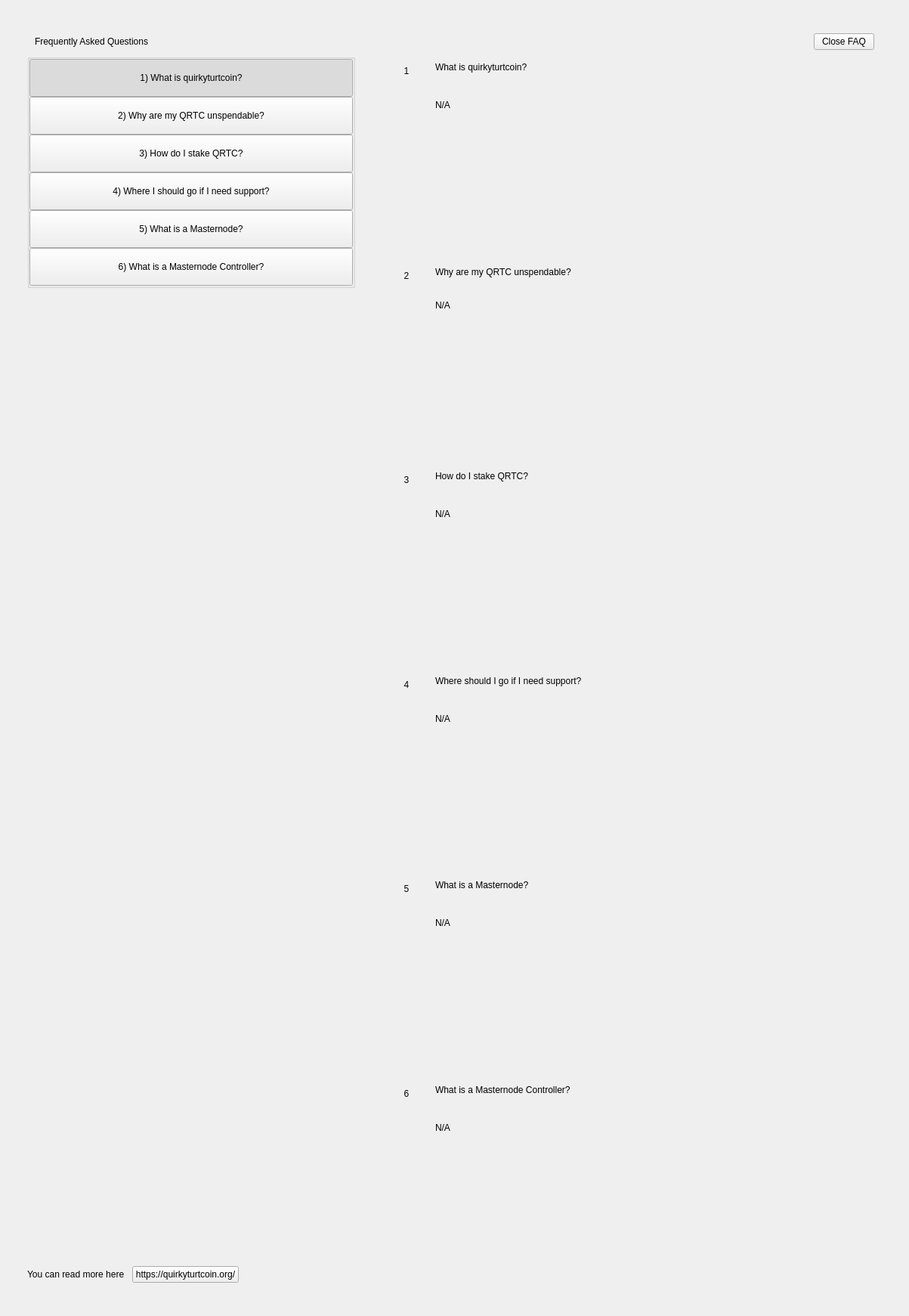
<?xml version="1.0" encoding="UTF-8"?>
<ui version="4.0">
 <class>SettingsFaqWidget</class>
 <widget class="QWidget" name="SettingsFaqWidget">
  <property name="geometry">
   <rect>
    <x>0</x>
    <y>0</y>
    <width>1203</width>
    <height>1741</height>
   </rect>
  </property>
  <property name="windowTitle">
   <string>Form</string>
  </property>
  <layout class="QHBoxLayout" name="horizontalLayout" stretch="0">
   <property name="spacing">
    <number>0</number>
   </property>
   <property name="leftMargin">
    <number>0</number>
   </property>
   <property name="topMargin">
    <number>0</number>
   </property>
   <property name="rightMargin">
    <number>0</number>
   </property>
   <property name="bottomMargin">
    <number>0</number>
   </property>
   <item>
    <widget class="PFBorderImage" name="container">
     <layout class="QVBoxLayout" name="verticalLayoutcont">
      <property name="leftMargin">
       <number>36</number>
      </property>
      <property name="topMargin">
       <number>44</number>
      </property>
      <property name="rightMargin">
       <number>36</number>
      </property>
      <property name="bottomMargin">
       <number>44</number>
      </property>
      <item>
       <layout class="QHBoxLayout" name="horizontalLayout_3">
        <property name="spacing">
         <number>0</number>
        </property>
        <property name="leftMargin">
         <number>10</number>
        </property>
        <property name="rightMargin">
         <number>10</number>
        </property>
        <item>
         <widget class="QLabel" name="labelTitle">
          <property name="text">
           <string>Frequently Asked Questions</string>
          </property>
         </widget>
        </item>
        <item>
         <spacer name="horizontalSpacer">
          <property name="orientation">
           <enum>Qt::Horizontal</enum>
          </property>
          <property name="sizeHint" stdset="0">
           <size>
            <width>40</width>
            <height>20</height>
           </size>
          </property>
         </spacer>
        </item>
        <item>
         <widget class="QPushButton" name="pushButtonExit">
          <property name="text">
           <string>Close FAQ</string>
          </property>
         </widget>
        </item>
       </layout>
      </item>
      <item>
       <layout class="QHBoxLayout" name="horizontalLayout_6" stretch="2,0,3">
        <item>
         <widget class="QWidget" name="left" native="true">
          <layout class="QVBoxLayout" name="verticalLayout_3">
           <property name="leftMargin">
            <number>0</number>
           </property>
           <property name="topMargin">
            <number>0</number>
           </property>
           <property name="rightMargin">
            <number>0</number>
           </property>
           <property name="bottomMargin">
            <number>0</number>
           </property>
           <item>
            <layout class="QVBoxLayout" name="verticalLayout_2">
             <property name="spacing">
              <number>0</number>
             </property>
             <item>
              <widget class="QWidget" name="containerButtons" native="true">
               <layout class="QVBoxLayout" name="verticalLayout">
                <property name="spacing">
                 <number>0</number>
                </property>
                <property name="leftMargin">
                 <number>0</number>
                </property>
                <property name="topMargin">
                 <number>0</number>
                </property>
                <property name="rightMargin">
                 <number>0</number>
                </property>
                <property name="bottomMargin">
                 <number>0</number>
                </property>
                <item>
                 <widget class="QGroupBox" name="groupBox">
                  <property name="title">
                   <string/>
                  </property>
                  <layout class="QVBoxLayout" name="verticalLayout_9">
                   <property name="spacing">
                    <number>0</number>
                   </property>
                   <property name="leftMargin">
                    <number>0</number>
                   </property>
                   <property name="topMargin">
                    <number>0</number>
                   </property>
                   <property name="rightMargin">
                    <number>0</number>
                   </property>
                   <property name="bottomMargin">
                    <number>0</number>
                   </property>
                   <item>
                    <widget class="QPushButton" name="pushButton_Intro">
                     <property name="minimumSize">
                      <size>
                       <width>0</width>
                       <height>50</height>
                      </size>
                     </property>
                     <property name="maximumSize">
                      <size>
                       <width>16777215</width>
                       <height>50</height>
                      </size>
                     </property>
                     <property name="focusPolicy">
                      <enum>Qt::NoFocus</enum>
                     </property>
                     <property name="text">
                      <string>1) What is quirkyturtcoin?</string>
                     </property>
                     <property name="checkable">
                      <bool>true</bool>
                     </property>
                     <property name="checked">
                      <bool>true</bool>
                     </property>
                     <property name="autoExclusive">
                      <bool>true</bool>
                     </property>
                    </widget>
                   </item>
                   <item>
                    <widget class="QPushButton" name="pushButton_UnspendableQRTC">
                     <property name="minimumSize">
                      <size>
                       <width>0</width>
                       <height>50</height>
                      </size>
                     </property>
                     <property name="maximumSize">
                      <size>
                       <width>16777215</width>
                       <height>50</height>
                      </size>
                     </property>
                     <property name="focusPolicy">
                      <enum>Qt::NoFocus</enum>
                     </property>
                     <property name="text">
                      <string>2) Why are my QRTC unspendable?</string>
                     </property>
                     <property name="checkable">
                      <bool>true</bool>
                     </property>
                     <property name="autoExclusive">
                      <bool>true</bool>
                     </property>
                    </widget>
                   </item>
                   <item>
                    <widget class="QPushButton" name="pushButton_Stake">
                     <property name="minimumSize">
                      <size>
                       <width>0</width>
                       <height>50</height>
                      </size>
                     </property>
                     <property name="focusPolicy">
                      <enum>Qt::NoFocus</enum>
                     </property>
                     <property name="text">
                      <string>3) How do I stake QRTC?</string>
                     </property>
                     <property name="checkable">
                      <bool>true</bool>
                     </property>
                     <property name="autoExclusive">
                      <bool>true</bool>
                     </property>
                    </widget>
                   </item>
                   <item>
                    <widget class="QPushButton" name="pushButton_Support">
                     <property name="minimumSize">
                      <size>
                       <width>0</width>
                       <height>50</height>
                      </size>
                     </property>
                     <property name="focusPolicy">
                      <enum>Qt::NoFocus</enum>
                     </property>
                     <property name="text">
                      <string>4) Where I should go if I need support?</string>
                     </property>
                     <property name="checkable">
                      <bool>true</bool>
                     </property>
                     <property name="autoExclusive">
                      <bool>true</bool>
                     </property>
                    </widget>
                   </item>
                   <item>
                    <widget class="QPushButton" name="pushButton_Masternode">
                     <property name="minimumSize">
                      <size>
                       <width>0</width>
                       <height>50</height>
                      </size>
                     </property>
                     <property name="focusPolicy">
                      <enum>Qt::NoFocus</enum>
                     </property>
                     <property name="text">
                      <string>5) What is a Masternode?</string>
                     </property>
                     <property name="checkable">
                      <bool>true</bool>
                     </property>
                     <property name="autoExclusive">
                      <bool>true</bool>
                     </property>
                    </widget>
                   </item>
                   <item>
                    <widget class="QPushButton" name="pushButton_MNController">
                     <property name="minimumSize">
                      <size>
                       <width>0</width>
                       <height>50</height>
                      </size>
                     </property>
                     <property name="focusPolicy">
                      <enum>Qt::NoFocus</enum>
                     </property>
                     <property name="text">
                      <string>6) What is a Masternode Controller?</string>
                     </property>
                     <property name="checkable">
                      <bool>true</bool>
                     </property>
                     <property name="autoExclusive">
                      <bool>true</bool>
                     </property>
                    </widget>
                   </item>
                  </layout>
                 </widget>
                </item>
               </layout>
              </widget>
             </item>
             <item>
              <spacer name="verticalSpacer">
               <property name="orientation">
                <enum>Qt::Vertical</enum>
               </property>
               <property name="sizeHint" stdset="0">
                <size>
                 <width>20</width>
                 <height>40</height>
                </size>
               </property>
              </spacer>
             </item>
             <item>
              <layout class="QHBoxLayout" name="horizontalLayout_2">
               <item>
                <widget class="QLabel" name="labelWebLink">
                 <property name="text">
                  <string>You can read more here</string>
                 </property>
                </widget>
               </item>
               <item>
                <spacer name="horizontalSpacer_4">
                 <property name="orientation">
                  <enum>Qt::Horizontal</enum>
                 </property>
                 <property name="sizeType">
                  <enum>QSizePolicy::Minimum</enum>
                 </property>
                 <property name="sizeHint" stdset="0">
                  <size>
                   <width>10</width>
                   <height>20</height>
                  </size>
                 </property>
                </spacer>
               </item>
               <item>
                <widget class="QPushButton" name="pushButtonWebLink">
                 <property name="focusPolicy">
                  <enum>Qt::NoFocus</enum>
                 </property>
                 <property name="text">
                  <string>https://quirkyturtcoin.org/</string>
                 </property>
                </widget>
               </item>
               <item>
                <spacer name="horizontalSpacer_2">
                 <property name="orientation">
                  <enum>Qt::Horizontal</enum>
                 </property>
                 <property name="sizeHint" stdset="0">
                  <size>
                   <width>40</width>
                   <height>20</height>
                  </size>
                 </property>
                </spacer>
               </item>
              </layout>
             </item>
            </layout>
           </item>
          </layout>
         </widget>
        </item>
        <item>
         <spacer name="horizontalSpacer_3">
          <property name="orientation">
           <enum>Qt::Horizontal</enum>
          </property>
          <property name="sizeType">
           <enum>QSizePolicy::Minimum</enum>
          </property>
          <property name="sizeHint" stdset="0">
           <size>
            <width>40</width>
            <height>20</height>
           </size>
          </property>
         </spacer>
        </item>
        <item>
         <widget class="QWidget" name="right" native="true">
          <layout class="QVBoxLayout" name="verticalLayout_5">
           <property name="leftMargin">
            <number>0</number>
           </property>
           <property name="topMargin">
            <number>0</number>
           </property>
           <property name="rightMargin">
            <number>0</number>
           </property>
           <property name="bottomMargin">
            <number>0</number>
           </property>
           <item>
            <layout class="QVBoxLayout" name="verticalLayout_6">
             <property name="spacing">
              <number>0</number>
             </property>
             <item>
              <widget class="QScrollArea" name="scrollAreaFaq">
               <property name="styleSheet">
                <string notr="true">#scrollAreaFaq { background:transparent; }</string>
               </property>
               <property name="horizontalScrollBarPolicy">
                <enum>Qt::ScrollBarAlwaysOff</enum>
               </property>
               <property name="sizeAdjustPolicy">
                <enum>QAbstractScrollArea::AdjustIgnored</enum>
               </property>
               <property name="widgetResizable">
                <bool>true</bool>
               </property>
               <property name="alignment">
                <set>Qt::AlignLeading|Qt::AlignLeft|Qt::AlignTop</set>
               </property>
               <widget class="QWidget" name="scrollAreaWidgetContents">
                <property name="geometry">
                 <rect>
                  <x>0</x>
                  <y>0</y>
                  <width>642</width>
                  <height>1614</height>
                 </rect>
                </property>
                <property name="autoFillBackground">
                 <bool>false</bool>
                </property>
                <property name="styleSheet">
                 <string notr="true">#scrollAreaWidgetContents { background:transparent; }</string>
                </property>
                <layout class="QVBoxLayout" name="verticalLayout_7">
                 <property name="spacing">
                  <number>0</number>
                 </property>
                 <property name="sizeConstraint">
                  <enum>QLayout::SetDefaultConstraint</enum>
                 </property>
                 <property name="leftMargin">
                  <number>0</number>
                 </property>
                 <property name="topMargin">
                  <number>0</number>
                 </property>
                 <property name="rightMargin">
                  <number>0</number>
                 </property>
                 <property name="bottomMargin">
                  <number>0</number>
                 </property>
                 <item>
                  <widget class="QWidget" name="widget_Intro" native="true">
                   <property name="minimumSize">
                    <size>
                     <width>300</width>
                     <height>0</height>
                    </size>
                   </property>
                   <layout class="QHBoxLayout" name="horizontalLayout_Intro" stretch="0,1">
                    <item alignment="Qt::AlignTop">
                     <widget class="QLabel" name="labelNumber_Intro">
                      <property name="minimumSize">
                       <size>
                        <width>24</width>
                        <height>24</height>
                       </size>
                      </property>
                      <property name="maximumSize">
                       <size>
                        <width>16777215</width>
                        <height>24</height>
                       </size>
                      </property>
                      <property name="text">
                       <string>1</string>
                      </property>
                      <property name="alignment">
                       <set>Qt::AlignCenter</set>
                      </property>
                     </widget>
                    </item>
                    <item>
                     <layout class="QVBoxLayout" name="verticalLayout_Intro">
                      <property name="leftMargin">
                       <number>20</number>
                      </property>
                      <property name="rightMargin">
                       <number>20</number>
                      </property>
                      <item>
                       <widget class="QLabel" name="labelSubtitle_Intro">
                        <property name="text">
                         <string>What is quirkyturtcoin?</string>
                        </property>
                        <property name="wordWrap">
                         <bool>true</bool>
                        </property>
                       </widget>
                      </item>
                      <item>
                       <spacer name="verticalSpacer1_Intro">
                        <property name="orientation">
                         <enum>Qt::Vertical</enum>
                        </property>
                        <property name="sizeType">
                         <enum>QSizePolicy::Fixed</enum>
                        </property>
                        <property name="sizeHint" stdset="0">
                         <size>
                          <width>20</width>
                          <height>30</height>
                         </size>
                        </property>
                       </spacer>
                      </item>
                      <item>
                       <widget class="QLabel" name="labelContent_Intro">
                        <property name="text">
                         <string notr="true">N/A</string>
                        </property>
                        <property name="alignment">
                         <set>Qt::AlignLeading|Qt::AlignLeft|Qt::AlignTop</set>
                        </property>
                        <property name="wordWrap">
                         <bool>true</bool>
                        </property>
                       </widget>
                      </item>
                      <item>
                       <spacer name="verticalSpacer2_Intro">
                        <property name="orientation">
                         <enum>Qt::Vertical</enum>
                        </property>
                        <property name="sizeHint" stdset="0">
                         <size>
                          <width>20</width>
                          <height>20</height>
                         </size>
                        </property>
                       </spacer>
                      </item>
                     </layout>
                    </item>
                   </layout>
                  </widget>
                 </item>
                 <item>
                  <widget class="QWidget" name="widget_UnspendableQRTC" native="true">
                   <layout class="QHBoxLayout" name="horizontalPage_UnspendableQRTC" stretch="0,1">
                    <item alignment="Qt::AlignTop">
                     <widget class="QLabel" name="labelNumber_UnspendableQRTC">
                      <property name="minimumSize">
                       <size>
                        <width>24</width>
                        <height>24</height>
                       </size>
                      </property>
                      <property name="maximumSize">
                       <size>
                        <width>16777215</width>
                        <height>24</height>
                       </size>
                      </property>
                      <property name="text">
                       <string>2</string>
                      </property>
                      <property name="alignment">
                       <set>Qt::AlignCenter</set>
                      </property>
                     </widget>
                    </item>
                    <item>
                     <layout class="QVBoxLayout" name="verticalLayout_UnspendableQRTC">
                      <property name="spacing">
                       <number>0</number>
                      </property>
                      <property name="leftMargin">
                       <number>20</number>
                      </property>
                      <property name="rightMargin">
                       <number>20</number>
                      </property>
                      <item>
                       <widget class="QLabel" name="labelSubtitle_UnspendableQRTC">
                        <property name="text">
                         <string>Why are my QRTC unspendable?</string>
                        </property>
                        <property name="wordWrap">
                         <bool>true</bool>
                        </property>
                       </widget>
                      </item>
                      <item>
                       <spacer name="verticalSpacer1_UnspendableQRTC">
                        <property name="orientation">
                         <enum>Qt::Vertical</enum>
                        </property>
                        <property name="sizeType">
                         <enum>QSizePolicy::Fixed</enum>
                        </property>
                        <property name="sizeHint" stdset="0">
                         <size>
                          <width>20</width>
                          <height>30</height>
                         </size>
                        </property>
                       </spacer>
                      </item>
                      <item>
                       <widget class="QLabel" name="labelContent_UnspendableQRTC">
                        <property name="text">
                         <string notr="true">N/A</string>
                        </property>
                        <property name="alignment">
                         <set>Qt::AlignLeading|Qt::AlignLeft|Qt::AlignTop</set>
                        </property>
                        <property name="wordWrap">
                         <bool>true</bool>
                        </property>
                       </widget>
                      </item>
                      <item>
                       <spacer name="verticalSpacer2_UnspendableQRTC">
                        <property name="orientation">
                         <enum>Qt::Vertical</enum>
                        </property>
                        <property name="sizeHint" stdset="0">
                         <size>
                          <width>20</width>
                          <height>20</height>
                         </size>
                        </property>
                       </spacer>
                      </item>
                     </layout>
                    </item>
                   </layout>
                  </widget>
                 </item>
                 <item>
                  <widget class="QWidget" name="widget_Stake" native="true">
                   <layout class="QHBoxLayout" name="horizontalpage_Stake" stretch="0,1">
                    <item alignment="Qt::AlignTop">
                     <widget class="QLabel" name="labelNumber_Stake">
                      <property name="minimumSize">
                       <size>
                        <width>24</width>
                        <height>24</height>
                       </size>
                      </property>
                      <property name="maximumSize">
                       <size>
                        <width>16777215</width>
                        <height>24</height>
                       </size>
                      </property>
                      <property name="text">
                       <string>3</string>
                      </property>
                      <property name="alignment">
                       <set>Qt::AlignCenter</set>
                      </property>
                     </widget>
                    </item>
                    <item>
                     <layout class="QVBoxLayout" name="verticalLayoutpage_Stake">
                      <property name="leftMargin">
                       <number>20</number>
                      </property>
                      <property name="rightMargin">
                       <number>20</number>
                      </property>
                      <item>
                       <widget class="QLabel" name="labelSubtitle_Stake">
                        <property name="text">
                         <string>How do I stake QRTC?</string>
                        </property>
                        <property name="wordWrap">
                         <bool>true</bool>
                        </property>
                       </widget>
                      </item>
                      <item>
                       <spacer name="verticalSpacer1_Stake">
                        <property name="orientation">
                         <enum>Qt::Vertical</enum>
                        </property>
                        <property name="sizeType">
                         <enum>QSizePolicy::Fixed</enum>
                        </property>
                        <property name="sizeHint" stdset="0">
                         <size>
                          <width>20</width>
                          <height>30</height>
                         </size>
                        </property>
                       </spacer>
                      </item>
                      <item>
                       <widget class="QLabel" name="labelContent_Stake">
                        <property name="text">
                         <string notr="true">N/A</string>
                        </property>
                        <property name="alignment">
                         <set>Qt::AlignLeading|Qt::AlignLeft|Qt::AlignTop</set>
                        </property>
                        <property name="wordWrap">
                         <bool>true</bool>
                        </property>
                       </widget>
                      </item>
                      <item>
                       <spacer name="verticalSpacer2_Stake">
                        <property name="orientation">
                         <enum>Qt::Vertical</enum>
                        </property>
                        <property name="sizeHint" stdset="0">
                         <size>
                          <width>20</width>
                          <height>20</height>
                         </size>
                        </property>
                       </spacer>
                      </item>
                     </layout>
                    </item>
                   </layout>
                  </widget>
                 </item>
                 <item>
                  <widget class="QWidget" name="widget_Support" native="true">
                   <layout class="QHBoxLayout" name="horizontalpage_Support" stretch="0,1">
                    <item alignment="Qt::AlignTop">
                     <widget class="QLabel" name="labelNumber_Support">
                      <property name="minimumSize">
                       <size>
                        <width>24</width>
                        <height>24</height>
                       </size>
                      </property>
                      <property name="maximumSize">
                       <size>
                        <width>16777215</width>
                        <height>24</height>
                       </size>
                      </property>
                      <property name="text">
                       <string>4</string>
                      </property>
                      <property name="alignment">
                       <set>Qt::AlignCenter</set>
                      </property>
                     </widget>
                    </item>
                    <item>
                     <layout class="QVBoxLayout" name="verticalLayoutpage_Support">
                      <property name="leftMargin">
                       <number>20</number>
                      </property>
                      <property name="rightMargin">
                       <number>20</number>
                      </property>
                      <item>
                       <widget class="QLabel" name="labelSubtitle_Support">
                        <property name="text">
                         <string>Where should I go if I need support?</string>
                        </property>
                        <property name="wordWrap">
                         <bool>true</bool>
                        </property>
                       </widget>
                      </item>
                      <item>
                       <spacer name="verticalSpacer1_Support">
                        <property name="orientation">
                         <enum>Qt::Vertical</enum>
                        </property>
                        <property name="sizeType">
                         <enum>QSizePolicy::Fixed</enum>
                        </property>
                        <property name="sizeHint" stdset="0">
                         <size>
                          <width>20</width>
                          <height>30</height>
                         </size>
                        </property>
                       </spacer>
                      </item>
                      <item>
                       <widget class="QLabel" name="labelContent_Support">
                        <property name="text">
                         <string notr="true">N/A</string>
                        </property>
                        <property name="alignment">
                         <set>Qt::AlignLeading|Qt::AlignLeft|Qt::AlignTop</set>
                        </property>
                        <property name="wordWrap">
                         <bool>true</bool>
                        </property>
                       </widget>
                      </item>
                      <item>
                       <spacer name="verticalSpacer2_Support">
                        <property name="orientation">
                         <enum>Qt::Vertical</enum>
                        </property>
                        <property name="sizeHint" stdset="0">
                         <size>
                          <width>20</width>
                          <height>20</height>
                         </size>
                        </property>
                       </spacer>
                      </item>
                     </layout>
                    </item>
                   </layout>
                  </widget>
                 </item>
                 <item>
                  <widget class="QWidget" name="widget_Masternode" native="true">
                   <layout class="QHBoxLayout" name="horizontalpage_Masternode" stretch="0,1">
                    <item alignment="Qt::AlignTop">
                     <widget class="QLabel" name="labelNumber_Masternode">
                      <property name="minimumSize">
                       <size>
                        <width>24</width>
                        <height>24</height>
                       </size>
                      </property>
                      <property name="maximumSize">
                       <size>
                        <width>16777215</width>
                        <height>24</height>
                       </size>
                      </property>
                      <property name="text">
                       <string>5</string>
                      </property>
                      <property name="alignment">
                       <set>Qt::AlignCenter</set>
                      </property>
                     </widget>
                    </item>
                    <item>
                     <layout class="QVBoxLayout" name="verticalLayoutpage_Masternode">
                      <property name="leftMargin">
                       <number>20</number>
                      </property>
                      <property name="rightMargin">
                       <number>20</number>
                      </property>
                      <item>
                       <widget class="QLabel" name="labelSubtitle_Masternode">
                        <property name="text">
                         <string>What is a Masternode?</string>
                        </property>
                        <property name="wordWrap">
                         <bool>true</bool>
                        </property>
                       </widget>
                      </item>
                      <item>
                       <spacer name="verticalSpacer1_Masternode">
                        <property name="orientation">
                         <enum>Qt::Vertical</enum>
                        </property>
                        <property name="sizeType">
                         <enum>QSizePolicy::Fixed</enum>
                        </property>
                        <property name="sizeHint" stdset="0">
                         <size>
                          <width>20</width>
                          <height>30</height>
                         </size>
                        </property>
                       </spacer>
                      </item>
                      <item>
                       <widget class="QLabel" name="labelContent_Masternode">
                        <property name="text">
                         <string notr="true">N/A</string>
                        </property>
                        <property name="alignment">
                         <set>Qt::AlignLeading|Qt::AlignLeft|Qt::AlignTop</set>
                        </property>
                        <property name="wordWrap">
                         <bool>true</bool>
                        </property>
                       </widget>
                      </item>
                      <item>
                       <spacer name="verticalSpacer2_Masternode">
                        <property name="orientation">
                         <enum>Qt::Vertical</enum>
                        </property>
                        <property name="sizeHint" stdset="0">
                         <size>
                          <width>20</width>
                          <height>20</height>
                         </size>
                        </property>
                       </spacer>
                      </item>
                     </layout>
                    </item>
                   </layout>
                  </widget>
                 </item>
                 <item>
                  <widget class="QWidget" name="widget_MNController" native="true">
                   <layout class="QHBoxLayout" name="horizontalpage_MNController" stretch="0,1">
                    <item alignment="Qt::AlignTop">
                     <widget class="QLabel" name="labelNumber_MNController">
                      <property name="minimumSize">
                       <size>
                        <width>24</width>
                        <height>24</height>
                       </size>
                      </property>
                      <property name="maximumSize">
                       <size>
                        <width>16777215</width>
                        <height>24</height>
                       </size>
                      </property>
                      <property name="text">
                       <string>6</string>
                      </property>
                      <property name="alignment">
                       <set>Qt::AlignCenter</set>
                      </property>
                     </widget>
                    </item>
                    <item>
                     <layout class="QVBoxLayout" name="verticalLayoutpage_MNController">
                      <property name="leftMargin">
                       <number>20</number>
                      </property>
                      <property name="rightMargin">
                       <number>20</number>
                      </property>
                      <item>
                       <widget class="QLabel" name="labelSubtitle_MNController">
                        <property name="text">
                         <string>What is a Masternode Controller?</string>
                        </property>
                        <property name="wordWrap">
                         <bool>true</bool>
                        </property>
                       </widget>
                      </item>
                      <item>
                       <spacer name="verticalSpacer1_MNController">
                        <property name="orientation">
                         <enum>Qt::Vertical</enum>
                        </property>
                        <property name="sizeType">
                         <enum>QSizePolicy::Fixed</enum>
                        </property>
                        <property name="sizeHint" stdset="0">
                         <size>
                          <width>20</width>
                          <height>30</height>
                         </size>
                        </property>
                       </spacer>
                      </item>
                      <item>
                       <widget class="QLabel" name="labelContent_MNController">
                        <property name="text">
                         <string notr="true">N/A</string>
                        </property>
                        <property name="alignment">
                         <set>Qt::AlignLeading|Qt::AlignLeft|Qt::AlignTop</set>
                        </property>
                        <property name="wordWrap">
                         <bool>true</bool>
                        </property>
                       </widget>
                      </item>
                      <item>
                       <spacer name="verticalSpacer2_MNController">
                        <property name="orientation">
                         <enum>Qt::Vertical</enum>
                        </property>
                        <property name="sizeHint" stdset="0">
                         <size>
                          <width>20</width>
                          <height>20</height>
                         </size>
                        </property>
                       </spacer>
                      </item>
                     </layout>
                    </item>
                   </layout>
                  </widget>
                 </item>
                </layout>
               </widget>
              </widget>
             </item>
            </layout>
           </item>
          </layout>
         </widget>
        </item>
       </layout>
      </item>
     </layout>
    </widget>
   </item>
  </layout>
 </widget>
 <customwidgets>
  <customwidget>
   <class>PFBorderImage</class>
   <extends>QFrame</extends>
   <header>qt/quirkyturtcoin/pfborderimage.h</header>
   <container>1</container>
  </customwidget>
 </customwidgets>
 <resources/>
 <connections/>
</ui>
